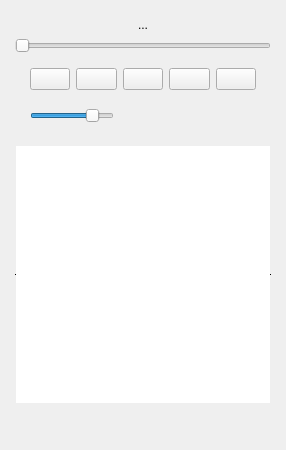
<?xml version="1.0" encoding="UTF-8"?>
<ui version="4.0">
 <class>TapePlayer</class>
 <widget class="QWidget" name="TapePlayer">
  <property name="windowModality">
   <enum>Qt::WindowModal</enum>
  </property>
  <property name="geometry">
   <rect>
    <x>0</x>
    <y>0</y>
    <width>286</width>
    <height>450</height>
   </rect>
  </property>
  <property name="minimumSize">
   <size>
    <width>286</width>
    <height>450</height>
   </size>
  </property>
  <property name="maximumSize">
   <size>
    <width>286</width>
    <height>450</height>
   </size>
  </property>
  <property name="windowTitle">
   <string>Tape</string>
  </property>
  <property name="locale">
   <locale language="English" country="UnitedStates"/>
  </property>
  <layout class="QVBoxLayout" name="mainLayout">
   <property name="spacing">
    <number>0</number>
   </property>
   <property name="leftMargin">
    <number>0</number>
   </property>
   <property name="topMargin">
    <number>9</number>
   </property>
   <property name="rightMargin">
    <number>0</number>
   </property>
   <property name="bottomMargin">
    <number>9</number>
   </property>
   <item>
    <widget class="QWidget" name="controlPanel" native="true">
     <layout class="QVBoxLayout" name="controlPanelLayout">
      <property name="leftMargin">
       <number>15</number>
      </property>
      <property name="rightMargin">
       <number>15</number>
      </property>
      <item>
       <widget class="QLabel" name="lbTitle">
        <property name="locale">
         <locale language="English" country="UnitedStates"/>
        </property>
        <property name="text">
         <string notr="true">...</string>
        </property>
        <property name="scaledContents">
         <bool>true</bool>
        </property>
        <property name="alignment">
         <set>Qt::AlignCenter</set>
        </property>
       </widget>
      </item>
      <item>
       <widget class="QSlider" name="seeker">
        <property name="focusPolicy">
         <enum>Qt::NoFocus</enum>
        </property>
        <property name="locale">
         <locale language="English" country="UnitedStates"/>
        </property>
        <property name="orientation">
         <enum>Qt::Horizontal</enum>
        </property>
        <property name="invertedControls">
         <bool>true</bool>
        </property>
       </widget>
      </item>
      <item>
       <widget class="QWidget" name="controls" native="true">
        <layout class="QHBoxLayout" name="controlsLayout">
         <property name="leftMargin">
          <number>15</number>
         </property>
         <property name="rightMargin">
          <number>15</number>
         </property>
         <item>
          <widget class="QPushButton" name="btStop">
           <property name="focusPolicy">
            <enum>Qt::NoFocus</enum>
           </property>
           <property name="locale">
            <locale language="English" country="UnitedStates"/>
           </property>
           <property name="text">
            <string notr="true"/>
           </property>
           <property name="icon">
            <iconset theme="media-playback-stop">
             <normaloff>.</normaloff>.</iconset>
           </property>
          </widget>
         </item>
         <item>
          <widget class="QPushButton" name="btPrev">
           <property name="focusPolicy">
            <enum>Qt::NoFocus</enum>
           </property>
           <property name="locale">
            <locale language="English" country="UnitedStates"/>
           </property>
           <property name="text">
            <string notr="true"/>
           </property>
           <property name="icon">
            <iconset theme="media-skip-backward">
             <normaloff>.</normaloff>.</iconset>
           </property>
          </widget>
         </item>
         <item>
          <widget class="QPushButton" name="btPlay">
           <property name="focusPolicy">
            <enum>Qt::NoFocus</enum>
           </property>
           <property name="locale">
            <locale language="English" country="UnitedStates"/>
           </property>
           <property name="text">
            <string notr="true"/>
           </property>
           <property name="icon">
            <iconset theme="media-playback-start">
             <normaloff>.</normaloff>.</iconset>
           </property>
           <property name="checkable">
            <bool>true</bool>
           </property>
          </widget>
         </item>
         <item>
          <widget class="QPushButton" name="btNext">
           <property name="focusPolicy">
            <enum>Qt::NoFocus</enum>
           </property>
           <property name="locale">
            <locale language="English" country="UnitedStates"/>
           </property>
           <property name="text">
            <string notr="true"/>
           </property>
           <property name="icon">
            <iconset theme="media-skip-forward">
             <normaloff>.</normaloff>.</iconset>
           </property>
          </widget>
         </item>
         <item>
          <widget class="QPushButton" name="btLoop">
           <property name="focusPolicy">
            <enum>Qt::NoFocus</enum>
           </property>
           <property name="locale">
            <locale language="English" country="UnitedStates"/>
           </property>
           <property name="text">
            <string/>
           </property>
           <property name="icon">
            <iconset theme="media-playlist-repeat">
             <normaloff>.</normaloff>.</iconset>
           </property>
           <property name="checkable">
            <bool>true</bool>
           </property>
          </widget>
         </item>
        </layout>
       </widget>
      </item>
      <item>
       <widget class="QWidget" name="controlsExtra" native="true">
        <layout class="QHBoxLayout" name="controlsExtraLayout">
         <property name="leftMargin">
          <number>15</number>
         </property>
         <property name="topMargin">
          <number>0</number>
         </property>
         <property name="rightMargin">
          <number>15</number>
         </property>
         <property name="bottomMargin">
          <number>0</number>
         </property>
         <item>
          <widget class="QSlider" name="volumeControl">
           <property name="locale">
            <locale language="English" country="UnitedStates"/>
           </property>
           <property name="maximum">
            <number>100</number>
           </property>
           <property name="value">
            <number>80</number>
           </property>
           <property name="tracking">
            <bool>true</bool>
           </property>
           <property name="orientation">
            <enum>Qt::Horizontal</enum>
           </property>
           <property name="invertedControls">
            <bool>true</bool>
           </property>
          </widget>
         </item>
         <item>
          <widget class="QPushButton" name="btVolume">
           <property name="focusPolicy">
            <enum>Qt::NoFocus</enum>
           </property>
           <property name="locale">
            <locale language="English" country="UnitedStates"/>
           </property>
           <property name="text">
            <string/>
           </property>
           <property name="icon">
            <iconset theme="audio-volume-high">
             <normaloff>.</normaloff>.</iconset>
           </property>
           <property name="checkable">
            <bool>true</bool>
           </property>
           <property name="flat">
            <bool>true</bool>
           </property>
          </widget>
         </item>
         <item>
          <spacer name="horizontalSpacer_3">
           <property name="orientation">
            <enum>Qt::Horizontal</enum>
           </property>
           <property name="sizeHint" stdset="0">
            <size>
             <width>65</width>
             <height>20</height>
            </size>
           </property>
          </spacer>
         </item>
         <item>
          <widget class="QLabel" name="lbAppName">
           <property name="text">
            <string notr="true">&lt;placeholder&gt;</string>
           </property>
          </widget>
         </item>
        </layout>
       </widget>
      </item>
     </layout>
    </widget>
   </item>
   <item>
    <widget class="QWidget" name="playListArea" native="true">
     <layout class="QVBoxLayout" name="pListAreaLayout">
      <property name="leftMargin">
       <number>15</number>
      </property>
      <property name="topMargin">
       <number>9</number>
      </property>
      <property name="rightMargin">
       <number>15</number>
      </property>
      <item>
       <widget class="QListWidget" name="lwPLaylist">
        <property name="locale">
         <locale language="English" country="UnitedStates"/>
        </property>
        <property name="frameShape">
         <enum>QFrame::HLine</enum>
        </property>
        <property name="frameShadow">
         <enum>QFrame::Plain</enum>
        </property>
        <property name="horizontalScrollBarPolicy">
         <enum>Qt::ScrollBarAlwaysOff</enum>
        </property>
        <property name="editTriggers">
         <set>QAbstractItemView::DoubleClicked</set>
        </property>
        <property name="defaultDropAction">
         <enum>Qt::IgnoreAction</enum>
        </property>
       </widget>
      </item>
      <item>
       <widget class="QWidget" name="playlistControls" native="true">
        <layout class="QHBoxLayout" name="plControlsLayout">
         <property name="leftMargin">
          <number>0</number>
         </property>
         <property name="topMargin">
          <number>0</number>
         </property>
         <property name="rightMargin">
          <number>0</number>
         </property>
         <property name="bottomMargin">
          <number>0</number>
         </property>
         <item>
          <widget class="QPushButton" name="btAddTrack">
           <property name="focusPolicy">
            <enum>Qt::NoFocus</enum>
           </property>
           <property name="toolTip">
            <string>Add track</string>
           </property>
           <property name="toolTipDuration">
            <number>3000</number>
           </property>
           <property name="locale">
            <locale language="English" country="UnitedStates"/>
           </property>
           <property name="text">
            <string notr="true"/>
           </property>
           <property name="icon">
            <iconset theme="list-add">
             <normaloff>.</normaloff>.</iconset>
           </property>
           <property name="flat">
            <bool>true</bool>
           </property>
          </widget>
         </item>
         <item>
          <widget class="QPushButton" name="btRemTrack">
           <property name="focusPolicy">
            <enum>Qt::NoFocus</enum>
           </property>
           <property name="toolTip">
            <string>Remove track</string>
           </property>
           <property name="toolTipDuration">
            <number>3000</number>
           </property>
           <property name="locale">
            <locale language="English" country="UnitedStates"/>
           </property>
           <property name="text">
            <string notr="true"/>
           </property>
           <property name="icon">
            <iconset theme="list-remove">
             <normaloff>.</normaloff>.</iconset>
           </property>
           <property name="flat">
            <bool>true</bool>
           </property>
          </widget>
         </item>
         <item>
          <spacer name="horizontalSpacer">
           <property name="orientation">
            <enum>Qt::Horizontal</enum>
           </property>
           <property name="sizeHint" stdset="0">
            <size>
             <width>117</width>
             <height>20</height>
            </size>
           </property>
          </spacer>
         </item>
         <item>
          <widget class="QPushButton" name="btSave">
           <property name="focusPolicy">
            <enum>Qt::NoFocus</enum>
           </property>
           <property name="toolTip">
            <string>Save playlist</string>
           </property>
           <property name="toolTipDuration">
            <number>3000</number>
           </property>
           <property name="locale">
            <locale language="English" country="UnitedStates"/>
           </property>
           <property name="text">
            <string notr="true"/>
           </property>
           <property name="icon">
            <iconset theme="document-save">
             <normaloff>.</normaloff>.</iconset>
           </property>
           <property name="flat">
            <bool>true</bool>
           </property>
          </widget>
         </item>
         <item>
          <widget class="QPushButton" name="btConfig">
           <property name="focusPolicy">
            <enum>Qt::NoFocus</enum>
           </property>
           <property name="toolTip">
            <string>Enable notifications</string>
           </property>
           <property name="toolTipDuration">
            <number>3000</number>
           </property>
           <property name="locale">
            <locale language="English" country="UnitedStates"/>
           </property>
           <property name="text">
            <string notr="true"/>
           </property>
           <property name="icon">
            <iconset theme="preferences-other"/>
           </property>
           <property name="checkable">
            <bool>false</bool>
           </property>
           <property name="checked">
            <bool>false</bool>
           </property>
           <property name="flat">
            <bool>true</bool>
           </property>
          </widget>
         </item>
        </layout>
       </widget>
      </item>
     </layout>
    </widget>
   </item>
  </layout>
 </widget>
 <tabstops>
  <tabstop>btPlay</tabstop>
  <tabstop>btPrev</tabstop>
  <tabstop>btNext</tabstop>
 </tabstops>
 <resources/>
 <connections/>
</ui>
